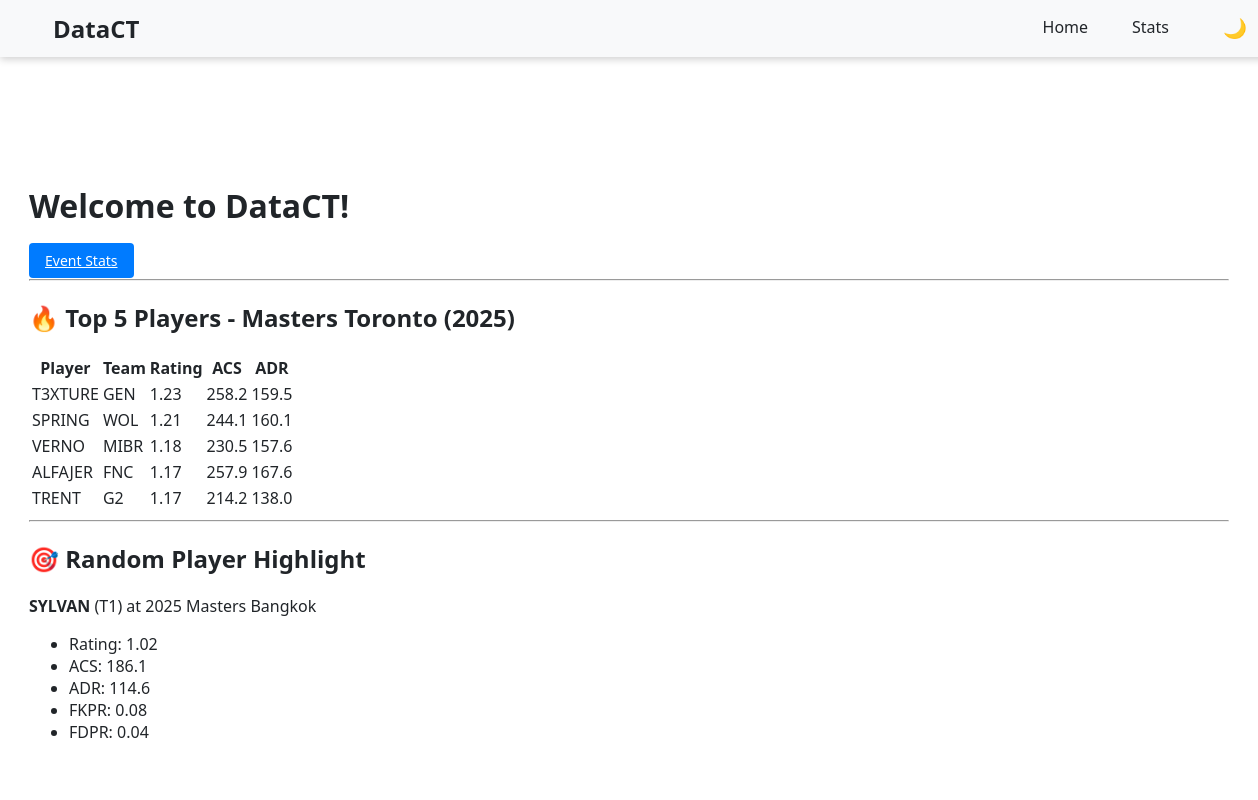
The page / on the database its author committed.
### tables this page shows
CREATE TABLE "toronto_25" (
"PLAYER" TEXT,
  "RATING" REAL,
  "ACS" REAL,
  "K:D" REAL,
  "CL" REAL,
  "KPR" REAL,
  "KAST" REAL,
  "ADR" REAL,
  "FKPR" REAL,
  "FDPR" REAL,
  "APR" REAL,
  "HS" REAL,
  "AGENTS" TEXT,
  "COUNTRY" TEXT,
  "ROUND" REAL,
  "TEAM" TEXT
, RAR real);

CREATE TABLE "bangkok_25" (
"PLAYER" TEXT,
  "RATING" REAL,
  "ACS" REAL,
  "K:D" REAL,
  "CL" REAL,
  "KPR" REAL,
  "KAST" REAL,
  "ADR" REAL,
  "FKPR" REAL,
  "FDPR" REAL,
  "APR" REAL,
  "HS" REAL,
  "AGENTS" TEXT,
  "COUNTRY" TEXT,
  "ROUND" REAL,
  "TEAM" TEXT
, RAR REAL);

### app.py (the view)
@app.route('/')
def home():
    top5 = []
    random_player = None
    try:
        conn = sqlite3.connect('/home/prlfive/DataCT/vct.db')
        conn.row_factory = sqlite3.Row
        cursor = conn.cursor()
        cursor.execute("SELECT * from sqlite_master where type='table'")
        print(cursor.fetchall())
        cursor.execute("SELECT player, team, rating, acs, adr FROM toronto_25 ORDER BY rating DESC LIMIT 5")
        top5 = cursor.fetchall()
        candidates = []
        for table in ['bangkok_25','toronto_25']:
            cursor.execute(f"SELECT player, team, rating, acs, adr, fkpr, fdpr,'{home_map[table]}' as event FROM {table} WHERE rating > 1.0")
            candidates.extend(cursor.fetchall())
        random_player = random.choice(candidates)
        if candidates:
            random_player = random.choice(candidates)
        conn.close()
    except Exception as e:
        print("Error fetching homepage metrics:", e)
    return render_template('home.html', top5=top5, random_player=random_player)

### templates/home.html (shortened to what this page needs)
<!DOCTYPE html>
<html lang="en">
<head>
    <link rel="stylesheet" href="{{ url_for('static', filename='style.css') }}">
</head>
<body>
<nav class="navbar">
  <div class="nav-container">
    <a href="{{ url_for('home') }}" class="nav-logo">DataCT</a>
    <ul class="nav-links">
      <li><a href="{{ url_for('home') }}">Home</a></li>
      <li><a href="{{ url_for('stats') }}">Stats</a></li>
      <li>
        <button class="theme-toggle" id="themeToggle">
          <span id="themeIcon">🌙</span>
        </button>
      </li>
    </ul>
  </div>
</nav>
<br>
<br>
<br>
<div class="container">
    <h1>Welcome to DataCT!</h1>
    <div class="button-section">
        <a class="button" href="{{ url_for('stats') }}">Event Stats</a>
    </div>
    <hr>
    <section>
        <h2>🔥 Top 5 Players - Masters Toronto (2025)</h2>
        <table class="table">
            <tr>
                <th>Player</th>
                <th>Team</th>
                <th>Rating</th>
                <th>ACS</th>
                <th>ADR</th>
            </tr>
            {% for row in top5 %}
            <tr>
                <td>{{ row['player'] }}</td>
                <td>{{ row['team'] }}</td>
                <td>{{ row['rating'] }}</td>
                <td>{{ row['acs'] }}</td>
                <td>{{ row['adr'] }}</td>
            </tr>
            {% endfor %}
        </table>
    </section>
    <hr>
    <section>
        <h2>🎯 Random Player Highlight</h2>
        {% if random_player %}
            <p><strong>{{ random_player['player'] }}</strong> ({{ random_player['team'] }}) at {{ random_player['event']}}</p>
            <ul>
                <li>Rating: {{ random_player['rating'] }}</li>
                <li>ACS: {{ random_player['acs'] }}</li>
                <li>ADR: {{ random_player['adr'] }}</li>
                <li>FKPR: {{ random_player['fkpr'] }}</li>
                <li>FDPR: {{ random_player['fdpr'] }}</li>
            </ul>
        {% else %}
            <p>No player with rating > 1.0 found.</p>
        {% endif %}
    </section>
</div>
</body>
</html>

### static/style.css (style rules this page uses)
:root { --bg-color: #ffffff; --text-color: #212529; --nav-bg: #f8f9fa; --nav-text: #212529; --table-bg: #ffffff; --table-border: #dee2e6; --button-bg: #007bff; --button-text: #ffffff; --button-hover: #0056b3; --card-bg: #ffffff; --card-shadow: rgba(0, 0, 0, 0.1); --hover-bg: #f1f1f1; --accent-color: #007bff; }
body, html { margin: 0; padding: 0; box-sizing: border-box; font-family: "Segoe UI", Roboto, Arial, sans-serif; background-color: var(--bg-color); color: var(--text-color); transition: background-color 0.3s ease, color 0.3s ease; }
.container { padding: 40px 20px; max-width: 1200px; margin: 0 auto; background-color: var(--bg-color); color: var(--text-color); }
.navbar { width: 100%; background-color: var(--nav-bg); padding: 12px 24px; box-shadow: 0 2px 8px rgba(0, 0, 0, 0.2); position: sticky; top: 0; z-index: 1000; transition: background-color 0.3s ease; }
.nav-container { display: flex; justify-content: space-between; align-items: center; max-width: 1200px; margin: 0 auto; }
.nav-logo { color: var(--nav-text); font-size: 24px; font-weight: bold; text-decoration: none; }
.nav-links { list-style: none; display: flex; gap: 20px; margin: 0; padding: 0; }
.nav-links li a { color: var(--nav-text); text-decoration: none; font-size: 16px; padding: 8px 12px; border-radius: 4px; transition: background 0.2s ease, color 0.2s ease; }
.theme-toggle { background: none; border: none; cursor: pointer; font-size: 1.2rem; color: var(--nav-text); margin-left: 1rem; }
.button { background-color: var(--button-bg); color: var(--button-text); padding: 8px 16px; border: none; border-radius: 4px; cursor: pointer; font-size: 14px; transition: background-color 0.3s ease; }

### rows shown on the page
toronto_25: player "T3XTURE", team "GEN", rating "1.23", acs "258.2", adr "159.5"
toronto_25: player "SPRING", team "WOL", rating "1.21", acs "244.1", adr "160.1"
toronto_25: player "VERNO", team "MIBR", rating "1.18", acs "230.5", adr "157.6"
toronto_25: player "ALFAJER", team "FNC", rating "1.17", acs "257.9", adr "167.6"
toronto_25: player "TRENT", team "G2", rating "1.17", acs "214.2", adr "138.0"
bangkok_25: player "SYLVAN", team "T1", rating "1.02", acs "186.1", adr "114.6", fkpr "0.08", fdpr "0.04"

### other values the page prints
{{ random_player['event'] }} "2025 Masters Bangkok"
